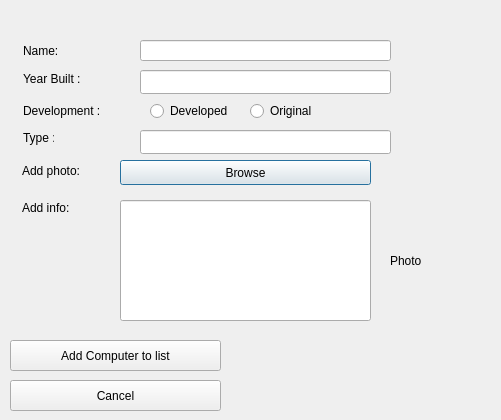
<?xml version="1.0" encoding="UTF-8"?>
<ui version="4.0">
 <class>addComputerDialog</class>
 <widget class="QDialog" name="addComputerDialog">
  <property name="geometry">
   <rect>
    <x>0</x>
    <y>0</y>
    <width>501</width>
    <height>420</height>
   </rect>
  </property>
  <property name="windowTitle">
   <string>Dialog</string>
  </property>
  <property name="sizeGripEnabled">
   <bool>false</bool>
  </property>
  <property name="modal">
   <bool>false</bool>
  </property>
  <widget class="QPushButton" name="add_Photo_computer_Button">
   <property name="geometry">
    <rect>
     <x>120</x>
     <y>160</y>
     <width>251</width>
     <height>25</height>
    </rect>
   </property>
   <property name="text">
    <string>Browse</string>
   </property>
  </widget>
  <widget class="QLabel" name="label_computer_photo">
   <property name="geometry">
    <rect>
     <x>390</x>
     <y>200</y>
     <width>91</width>
     <height>121</height>
    </rect>
   </property>
   <property name="text">
    <string>Photo</string>
   </property>
  </widget>
  <widget class="QPushButton" name="pushButton_add_computer">
   <property name="geometry">
    <rect>
     <x>10</x>
     <y>340</y>
     <width>211</width>
     <height>31</height>
    </rect>
   </property>
   <property name="text">
    <string>Add Computer to list</string>
   </property>
  </widget>
  <widget class="QLineEdit" name="computer_Add_Info">
   <property name="geometry">
    <rect>
     <x>120</x>
     <y>200</y>
     <width>251</width>
     <height>121</height>
    </rect>
   </property>
  </widget>
  <widget class="QPushButton" name="cancel_button">
   <property name="geometry">
    <rect>
     <x>10</x>
     <y>380</y>
     <width>211</width>
     <height>31</height>
    </rect>
   </property>
   <property name="text">
    <string>Cancel</string>
   </property>
  </widget>
  <widget class="QLineEdit" name="computer_Input_Year_Built">
   <property name="geometry">
    <rect>
     <x>140</x>
     <y>70</y>
     <width>251</width>
     <height>24</height>
    </rect>
   </property>
  </widget>
  <widget class="QLineEdit" name="computer_Input_Type">
   <property name="geometry">
    <rect>
     <x>140</x>
     <y>130</y>
     <width>251</width>
     <height>24</height>
    </rect>
   </property>
  </widget>
  <widget class="QLabel" name="label_add_computer_photo">
   <property name="geometry">
    <rect>
     <x>22</x>
     <y>160</y>
     <width>61</width>
     <height>21</height>
    </rect>
   </property>
   <property name="text">
    <string>Add photo:</string>
   </property>
  </widget>
  <widget class="QLabel" name="label_add_computer_info">
   <property name="geometry">
    <rect>
     <x>22</x>
     <y>200</y>
     <width>71</width>
     <height>16</height>
    </rect>
   </property>
   <property name="text">
    <string>Add info:</string>
   </property>
  </widget>
  <widget class="QLabel" name="label_computer_Year_Built">
   <property name="geometry">
    <rect>
     <x>23</x>
     <y>71</y>
     <width>91</width>
     <height>16</height>
    </rect>
   </property>
   <property name="text">
    <string>Year Built :</string>
   </property>
  </widget>
  <widget class="QLabel" name="lable_Computer_Development">
   <property name="geometry">
    <rect>
     <x>23</x>
     <y>100</y>
     <width>91</width>
     <height>21</height>
    </rect>
   </property>
   <property name="text">
    <string>Development :</string>
   </property>
  </widget>
  <widget class="QLabel" name="label_comptuer_name">
   <property name="geometry">
    <rect>
     <x>23</x>
     <y>43</y>
     <width>61</width>
     <height>16</height>
    </rect>
   </property>
   <property name="text">
    <string>Name:</string>
   </property>
  </widget>
  <widget class="QLabel" name="label_computer_Type">
   <property name="geometry">
    <rect>
     <x>23</x>
     <y>130</y>
     <width>31</width>
     <height>16</height>
    </rect>
   </property>
   <property name="text">
    <string>Type :</string>
   </property>
  </widget>
  <widget class="QLineEdit" name="computer_Input_Name">
   <property name="geometry">
    <rect>
     <x>140</x>
     <y>40</y>
     <width>251</width>
     <height>21</height>
    </rect>
   </property>
  </widget>
  <widget class="QRadioButton" name="radioButton_if_developed">
   <property name="geometry">
    <rect>
     <x>150</x>
     <y>100</y>
     <width>97</width>
     <height>22</height>
    </rect>
   </property>
   <property name="text">
    <string>Developed</string>
   </property>
  </widget>
  <widget class="QRadioButton" name="radioButton_if_original">
   <property name="geometry">
    <rect>
     <x>250</x>
     <y>100</y>
     <width>97</width>
     <height>22</height>
    </rect>
   </property>
   <property name="text">
    <string>Original</string>
   </property>
  </widget>
 </widget>
 <tabstops>
  <tabstop>computer_Input_Name</tabstop>
  <tabstop>computer_Input_Year_Built</tabstop>
  <tabstop>computer_Input_Development</tabstop>
  <tabstop>computer_Input_Type</tabstop>
  <tabstop>add_Photo_computer_Button</tabstop>
  <tabstop>computer_Add_Info</tabstop>
  <tabstop>pushButton_add_computer</tabstop>
  <tabstop>cancel_button</tabstop>
 </tabstops>
 <resources/>
 <connections>
  <connection>
   <sender>cancel_button</sender>
   <signal>clicked()</signal>
   <receiver>addComputerDialog</receiver>
   <slot>close()</slot>
   <hints>
    <hint type="sourcelabel">
     <x>197</x>
     <y>397</y>
    </hint>
    <hint type="destinationlabel">
     <x>268</x>
     <y>393</y>
    </hint>
   </hints>
  </connection>
 </connections>
</ui>
